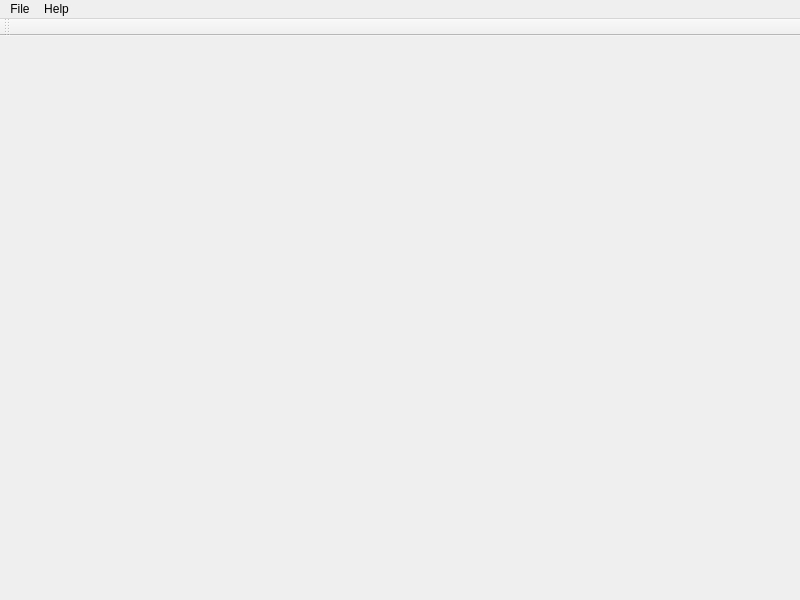
<?xml version="1.0" encoding="UTF-8"?>
<ui version="4.0">
 <class>MainWindow</class>
 <widget class="QMainWindow" name="MainWindow">
  <property name="geometry">
   <rect>
    <x>0</x>
    <y>0</y>
    <width>800</width>
    <height>600</height>
   </rect>
  </property>
  <property name="windowTitle">
   <string>Table</string>
  </property>
  <widget class="QWidget" name="centralwidget">
   <layout class="QVBoxLayout" name="verticalLayout"/>
  </widget>
  <widget class="QMenuBar" name="menubar">
   <property name="geometry">
    <rect>
     <x>0</x>
     <y>0</y>
     <width>800</width>
     <height>22</height>
    </rect>
   </property>
   <widget class="QMenu" name="menuFile">
    <property name="title">
     <string>File</string>
    </property>
    <addaction name="separator"/>
    <addaction name="exitAction"/>
   </widget>
   <widget class="QMenu" name="menuHelp">
    <property name="title">
     <string>Help</string>
    </property>
    <addaction name="manualAction"/>
    <addaction name="aboutApplicationAction"/>
   </widget>
   <addaction name="menuFile"/>
   <addaction name="menuHelp"/>
  </widget>
  <widget class="QToolBar" name="tool_bar_">
   <property name="windowTitle">
    <string>toolBar</string>
   </property>
   <attribute name="toolBarArea">
    <enum>TopToolBarArea</enum>
   </attribute>
   <attribute name="toolBarBreak">
    <bool>false</bool>
   </attribute>
  </widget>
  <action name="openFileAction">
   <property name="text">
    <string>Open csv file</string>
   </property>
   <property name="shortcut">
    <string>Ctrl+O</string>
   </property>
  </action>
  <action name="saveAsAction">
   <property name="text">
    <string>Save as...</string>
   </property>
   <property name="shortcut">
    <string>Ctrl+S</string>
   </property>
  </action>
  <action name="exitAction">
   <property name="text">
    <string>Exit</string>
   </property>
   <property name="shortcut">
    <string>Ctrl+Q</string>
   </property>
  </action>
  <action name="manualAction">
   <property name="text">
    <string>Manual</string>
   </property>
   <property name="shortcut">
    <string>F1</string>
   </property>
  </action>
  <action name="aboutApplicationAction">
   <property name="text">
    <string>About application</string>
   </property>
  </action>
 </widget>
 <resources/>
 <connections/>
</ui>
